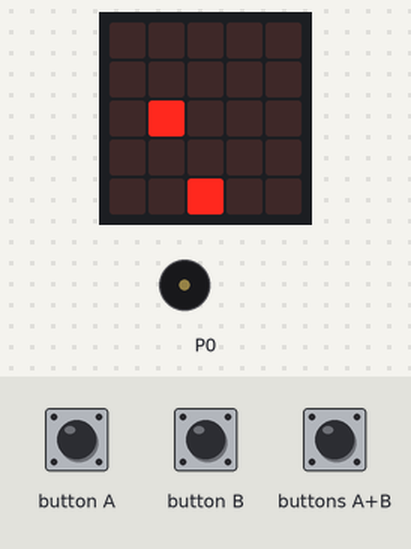
The program below on a simulated BBC micro:bit (MakeCode). Shown: the board's 5×5 LED display, buzzer (waves = sounding). The test bench sets the inputs (shaded band). Random numbers come from a fixed seed.

Above: at 4.3 s.
4.4 s: buttons A+B pressed for 0.15 s
At 4.93 s:
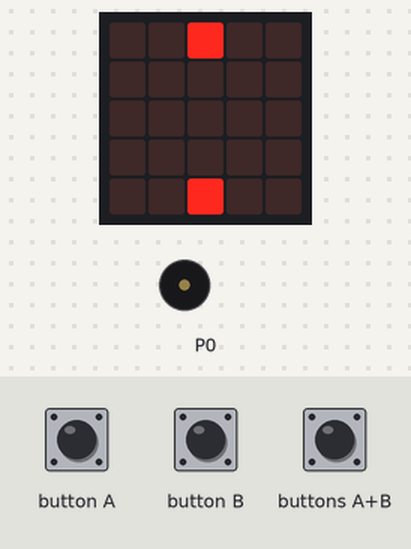
5.1 s: button A pressed for 0.15 s
At 5.9 s:
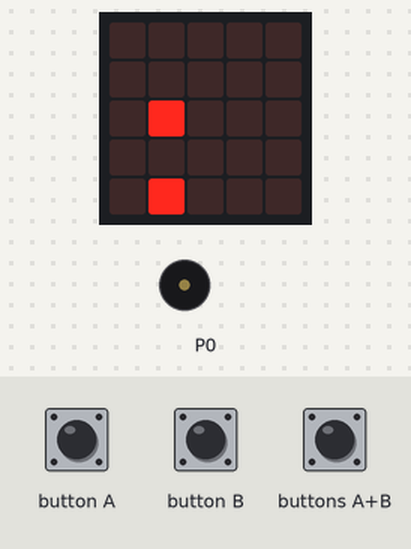
6.7 s: buttons A+B pressed for 1 s
At 8.2 s:
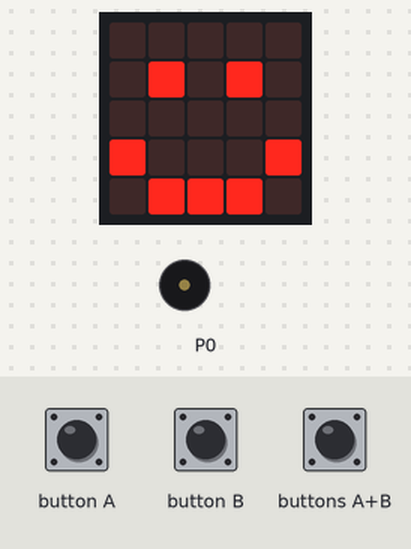
8.3 s: button B pressed for 0.15 s
At 8.92 s:
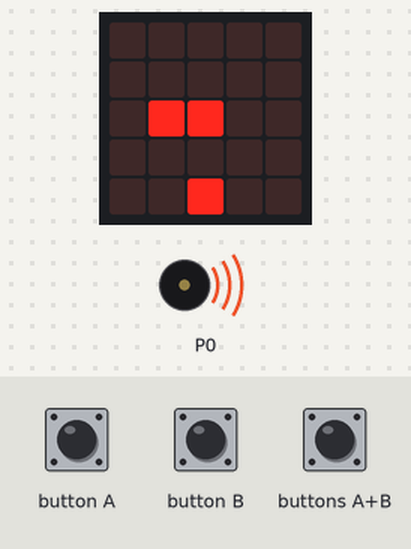
9.0 s: button B pressed for 0.15 s
At 9.5 s:
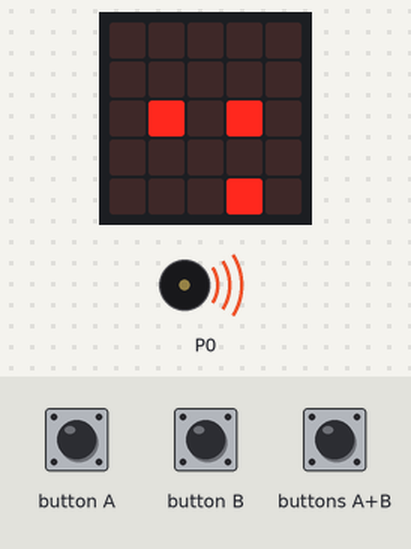
9.7 s: button B pressed for 0.15 s
At 11.1 s:
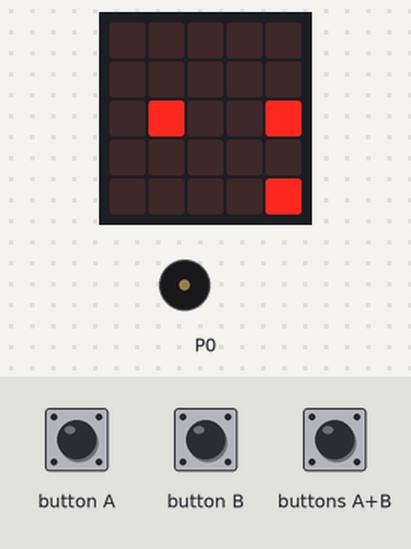
Timing chart, 0 to 16.0 s (numbered marks = the images above; inputs shaded):
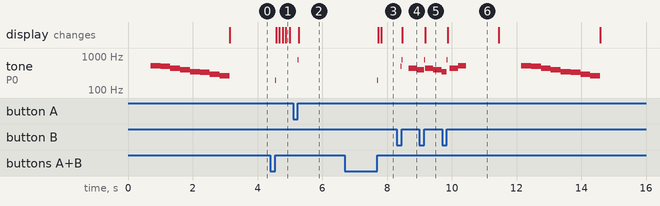

Measured:
- after the input at 4.4 s, tone on P0: silent → 196 Hz after 0.15 s, → silent 0.02 s later; the display: first changes after 0.17 s (image 1 shows a later state)
- after the input at 5.1 s, tone on P0: silent → 784 Hz after 0.15 s, → silent 0.02 s later; the display: changes after 0.17 s (image 2)
- after the input at 6.7 s, tone on P0: silent → 196 Hz after 1.0 s, → silent 0.02 s later; the display: first changes after 1.0 s (image 3 shows a later state)
- after the input at 8.3 s, the display: changes after 0.17 s (image 4)
- after the input at 9.0 s, the display: changes after 0.18 s (image 5)
- what the display in image 6 shows lasts 1.5 s, from 9.9 s to 11.4 s

The program:

main.ts
```typescript
input.onButtonPressed(Button.A, function on_button_pressed_a() {

    music.playTone(784, music.beat(BeatFraction.Sixteenth))
    if (s > 0) {
        s = s - 1
        bollet_x2 = bollet_x2 - 1
    }

    Move(s, 4, bollet_x2, bollet_y2)
})
input.onButtonPressed(Button.AB, function on_button_pressed_ab() {

    music.playTone(196, music.beat(BeatFraction.Sixteenth))
    bollet_x2 = s
    bollet_y2 = 3
    check = 0
    for (let index = 0; index < 4; index++) {
        basic.clearScreen()
        led.plot(s, 4)
        led.plot(bollet_x2, bollet_y2)
        bollet_y2 = bollet_y2 - 1
        basic.pause(100)
        if (bollet_x2 == rock_x && bollet_y2 == rock_y) {
            check = 1
            break
        }

    }
    basic.clearScreen()
    led.plot(s, 4)
    if (check == 1) {
        basic.showIcon(IconNames.Happy)
        music.playMelody("B A G A G F A C5 ", 240)
        basic.pause(1000)
        initial()
    }

})
input.onButtonPressed(Button.B, function on_button_pressed_b() {

    music.playTone(784, music.beat(BeatFraction.Sixteenth))
    if (s < 4) {
        s = s + 1
        bollet_x2 = bollet_x2 + 1
    }

    Move(s, 4, bollet_x2, bollet_y2)
})
function initial() {

    basic.clearScreen()
    basic.showIcon(IconNames.Yes)
    basic.pause(100)
    music.playMelody("C5 B A G F E D C ", 200)
    basic.clearScreen()
    rock_x = randint(0, 4)
    rock_y = randint(0, 2)
    s = 2
    bollet_x2 = 2
    bollet_y2 = 4
    led.plot(s, 4)
    led.plot(rock_x, rock_y)
}

function Move(player_x: number, player_y: number, bollet_x: number, bollet_y: number) {
    basic.clearScreen()
    led.plot(rock_x, rock_y)
    led.plot(player_x, player_y)
    led.plot(bollet_x, bollet_y)
}

let rock_y = 0
let rock_x = 0
let check = 0
let bollet_y2 = 0
let bollet_x2 = 0
let s = 0
initial()
```

test.ts
```typescript
// 在這裡測試；當此封包作為擴充功能時，將不會編譯此內容。
```
